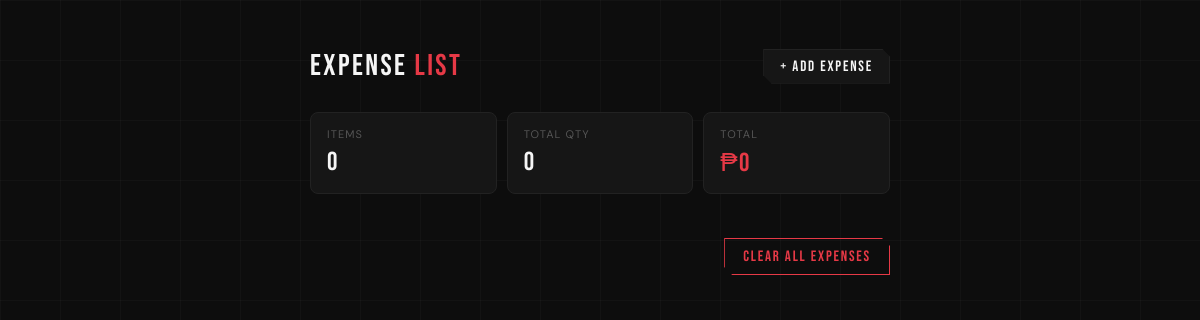
/list, run on an earlier commit of the app's database.
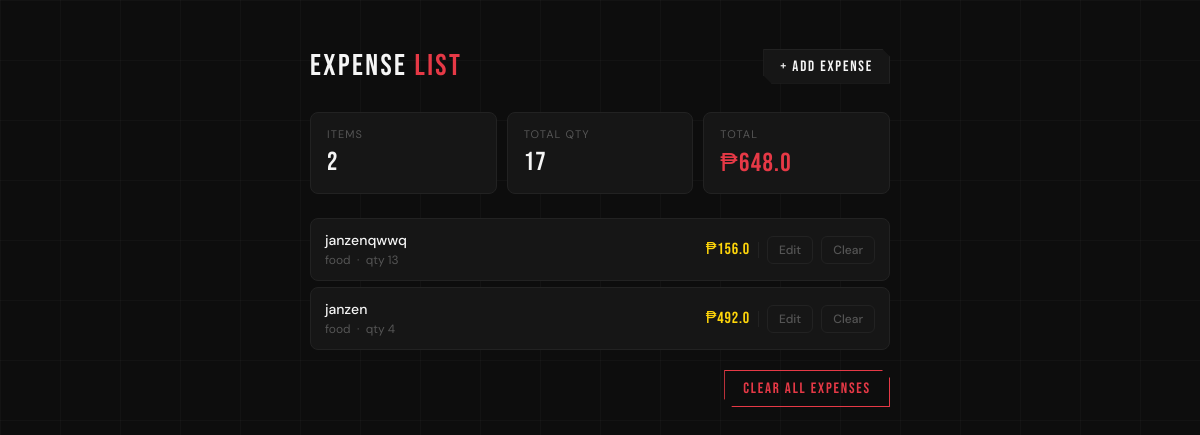
And on a later commit of the database.
### tables this page shows
CREATE TABLE items (
        item_id TEXT PRIMARY KEY,
        name TEXT,
        brand TEXT,
        price REAL,
        quantity INTEGER,
        amount REAL
    );

### app.py (the view)
@app.route("/list")
def list_items():
    conn = get_db()
    cursor = conn.cursor()
    cursor.execute("SELECT * FROM items")
    rows = cursor.fetchall()
    conn.close()
    items = [dict(row) for row in rows]
    total = sum(item["amount"] for item in items)
    return render_template("list.html", items=items, total=total)

### app.py (called while the page is built)
def get_db():
    conn = sqlite3.connect("database.db")
    conn.row_factory = sqlite3.Row
    return conn

### templates/list.html (shortened to what this page needs)
<!doctype html>
<html>
  <head>
  </head>
  <body>
    <div class="wrap">
      <div class="top">
        <h1>Expense <span>List</span></h1>
        <a href="/add_items">+ Add Expense</a>
      </div>
      <div class="stats">
        <div class="stat">
          <div class="stat-label">Items</div>
          <div class="stat-value">{{ items | length }}</div>
        </div>
        <div class="stat">
          <div class="stat-label">Total qty</div>
          <div class="stat-value">{{ items | sum(attribute='quantity') }}</div>
        </div>
        <div class="stat">
          <div class="stat-label">Total</div>
          <div class="stat-value">₱{{ total }}</div>
        </div>
      </div>
      <div class="list">
        {% for item in items %}
        <div class="row">
          <div class="row-left">
            <span class="row-name">{{ item.name }}</span>
            <span class="row-meta"
              >{{ item.brand }} &nbsp;·&nbsp; qty {{ item.quantity }}</span
            >
          </div>
          <div class="row-right">
            <span class="row-amount">₱{{ item.amount }}</span>
            <form action="/edit/{{ item['item_id'] }}">
              <button type="submit" class="btn-action">Edit</button>
            </form>
            <form action="/delete/{{ item['item_id'] }}" method="POST">
              <button type="submit" class="btn-action danger">Clear</button>
            </form>
          </div>
        </div>
        {% endfor %}
      </div>
      <div class="footer">
        <form action="/clear" method="POST">
          <button type="submit" class="btn-clear-all">
            Clear All Expenses
          </button>
        </form>
      </div>
    </div>
  </body>
</html>

### templates/list.html (style rules this page uses)
:root { --red: #e63946; --dark: #0d0d0d; --card: #161616; --muted: #555555; --white: #f5f5f5; --accent: #ffd60a; --border: #222222; --hover: #1e1e1e; }
* { box-sizing: border-box; margin: 0; padding: 0; }
body { font-family: "DM Sans", sans-serif; background: var(--dark); background-image: linear-gradient(rgba(255, 255, 255, 0.025) 1px, transparent 1px), linear-gradient( 90deg, rgba(255, 255, 255, 0.025) 1px, transparent 1px ); background-size: 60px 60px; padding: 3rem 1rem; color: var(--white); }
.wrap { max-width: 580px; margin: 0 auto; }
.top { display: flex; align-items: center; justify-content: space-between; margin-bottom: 1.75rem; }
.top h1 { font-family: "Bebas Neue", sans-serif; font-size: 30px; font-weight: 400; letter-spacing: 0.08em; color: var(--white); }
.top h1 span { color: var(--red); }
.top a { font-family: "Bebas Neue", sans-serif; font-size: 15px; letter-spacing: 0.12em; color: var(--white); text-decoration: none; border: 1px solid var(--border); border-radius: 0; padding: 7px 16px; background: var(--card); clip-path: polygon( 0 0, calc(100% - 8px) 0, 100% 8px, 100% 100%, 8px 100%, 0 calc(100% - 8px) ); transition: background 0.2s ease, color 0.2s ease; }
.stats { display: grid; grid-template-columns: repeat(3, 1fr); gap: 10px; margin-bottom: 1.5rem; }
.stat { background: var(--card); border: 1px solid var(--border); border-radius: 8px; padding: 14px 16px; transition: border-color 0.2s ease; }
.stat-label { font-size: 11px; color: var(--muted); letter-spacing: 0.1em; text-transform: uppercase; margin-bottom: 6px; }
.stat-value { font-family: "Bebas Neue", sans-serif; font-size: 26px; font-weight: 400; letter-spacing: 0.05em; color: var(--white); }
.stat:last-child .stat-value { color: var(--red); }
.list { display: flex; flex-direction: column; gap: 6px; }
.row { display: grid; grid-template-columns: 1fr auto; align-items: center; gap: 12px; background: var(--card); border: 1px solid var(--border); border-radius: 8px; padding: 12px 14px; transition: border-color 0.2s ease; }
.row-left { display: flex; flex-direction: column; gap: 3px; }
.row-name { font-size: 14px; font-weight: 500; color: var(--white); }
.row-meta { font-size: 12px; color: var(--muted); }
.row-right { display: flex; align-items: center; gap: 8px; }
.row-amount { font-family: "Bebas Neue", sans-serif; font-size: 16px; letter-spacing: 0.05em; color: var(--accent); min-width: 64px; text-align: right; }
.btn-action { font-family: "DM Sans", sans-serif; font-size: 12px; font-weight: 500; padding: 5px 11px; border-radius: 6px; border: 1px solid var(--border); background: transparent; color: var(--muted); cursor: pointer; white-space: nowrap; transition: background 0.2s ease, color 0.2s ease, border-color 0.2s ease; }
.footer { display: flex; justify-content: flex-end; margin-top: 1.25rem; }
.btn-clear-all { font-family: "Bebas Neue", sans-serif; font-size: 15px; letter-spacing: 0.12em; padding: 8px 18px; border: 1px solid var(--red); border-radius: 0; clip-path: polygon( 0 0, calc(100% - 8px) 0, 100% 8px, 100% 100%, 8px 100%, 0 calc(100% - 8px) ); background: transparent; color: var(--red); cursor: pointer; transition: background 0.2s ease, color 0.2s ease; }

What changed in the data, as far as the page shows it:
added items: name "janzenqwwq", brand "food", quantity "13", amount "156.0"
added items: name "janzen", brand "food", quantity "4", amount "492.0"
Also different on the page:
{{ items | length }}: "0" → "2"
{{ items | sum(attribute='quantity') }}: "0" → "17"
{{ total }}: "0" → "648.0"
